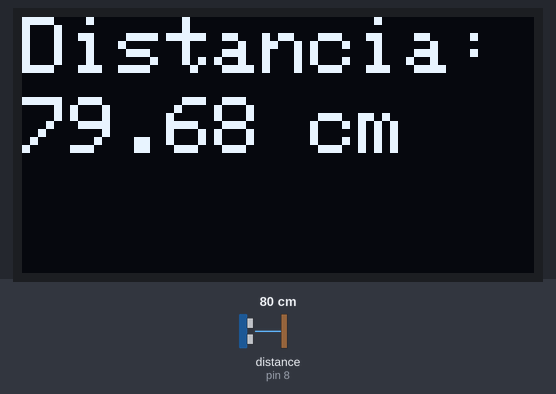
Recording of a sketch running on a simulated Arduino Uno, built with avr-gcc and run on an emulated ATmega328P. Shown: 128×64 one-colour display. Wiring (inferred from the names in the program): ultrasonic range finder: trigger pin 9; echo pin 8. Inputs (shaded band) come from the test bench; at power-on: distance to the obstacle (sensor on pin 8) 80 cm. The echo pulse lasts 58.3 µs per cm; what the sketch prints to the serial monitor is not drawn.

Above: at 1.3 s.
1.4 s: distance to the obstacle (sensor on pin 8) set to 2 cm
At 2.3 s:
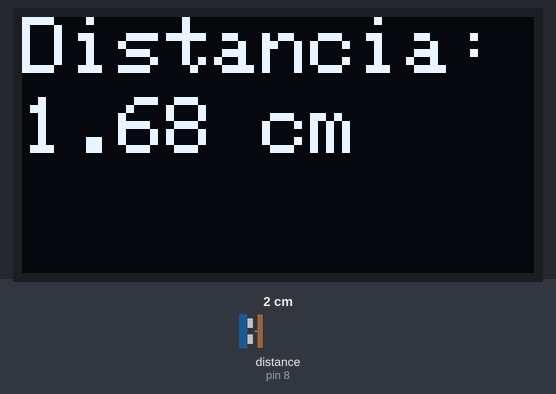
4.5 s: distance to the obstacle (sensor on pin 8) set to 18 cm
At 5.2 s:
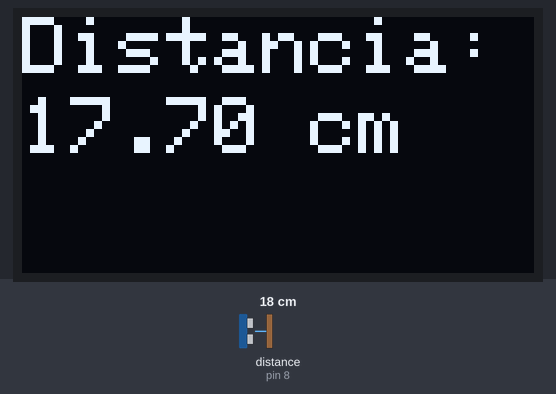
6.8 s: distance to the obstacle (sensor on pin 8) set to 9 cm
At 7.6 s:
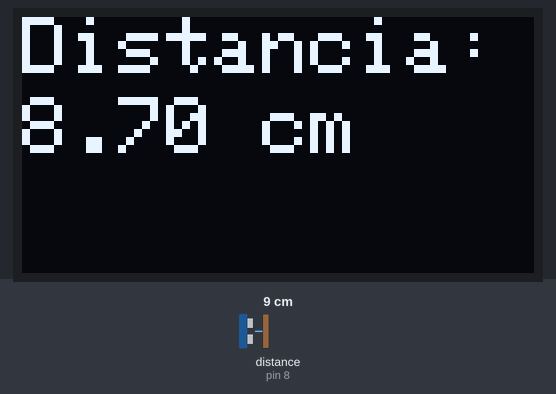
Timing chart, 0 to 9.8 s (numbered marks = the images above; inputs shaded):
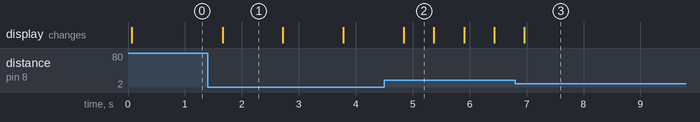

The sketch:

main.ino
```cpp
#include <Wire.h>
#include <Adafruit_GFX.h>
#include <Adafruit_SSD1306.h>

// Configuración de la pantalla OLED
#define SCREEN_WIDTH 128
#define SCREEN_HEIGHT 64
#define OLED_RESET    -1
Adafruit_SSD1306 display(SCREEN_WIDTH, SCREEN_HEIGHT, &Wire, OLED_RESET);


const int TRIG_PIN = 9; // Pin TRIG del sensor
const int ECHO_PIN = 8; // Pin ECHO del sensor
long duration;
float distanceCm;

void setup() {
  // Inicialización de la pantalla OLED
  if (!display.begin(SSD1306_SWITCHCAPVCC, 0x3C)) {
    Serial.println(F("Error al iniciar la pantalla OLED"));
    while (true);
  }
  display.clearDisplay();
  display.setTextColor(SSD1306_WHITE);

  // Configuración del sensor ultrasónico
  pinMode(TRIG_PIN, OUTPUT);
  pinMode(ECHO_PIN, INPUT);

  // Inicialización de la comunicación serial
  Serial.begin(9600);
}

void loop() {
  // Enviar pulso de ultrasonido
  digitalWrite(TRIG_PIN, LOW);
  delayMicroseconds(2);
  digitalWrite(TRIG_PIN, HIGH);
  delayMicroseconds(10);
  digitalWrite(TRIG_PIN, LOW);

  // Leer la duración del pulso de retorno
  duration = pulseIn(ECHO_PIN, HIGH);

  // Calcular la distancia en cm (velocidad del sonido = 343 m/s)
  distanceCm = duration * 0.0343 / 2;

  // Mostrar en la pantalla OLED
  display.clearDisplay();
  display.setTextSize(2);
  display.setCursor(0, 0);
  display.print("Distancia: ");
  display.setCursor(0, 20);
  display.print(distanceCm);
  display.println(" cm");

  display.display(); // Actualizar la pantalla

  // Mostrar en el monitor serial
  Serial.print("Distancia: ");
  Serial.print(distanceCm);
  Serial.println(" cm");

  delay(500); // Esperar 500 ms
}
```

Measured:
- after the input at 1.4 s, the display: changes after 0.26 s (image 1)
- after the input at 4.5 s, the display: changes after 0.34 s (image 2)
- after the input at 6.8 s, the display: changes after 0.16 s (image 3)
- what the display in image 1 shows lasts 1.0 s, from 1.7 s to 2.7 s
- what the display in image 2 shows lasts 0.6 s, from 4.8 s to 5.4 s
